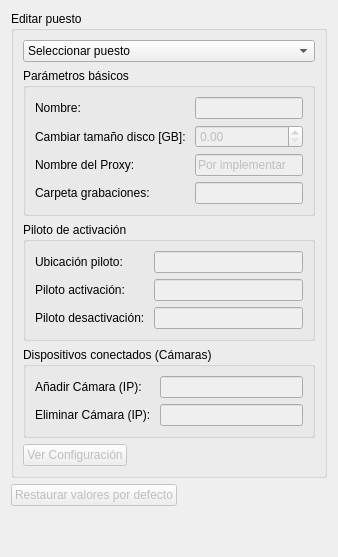
      <widget class="QWidget" name="grabadorWidget">
       <layout class="QVBoxLayout" name="verticalLayout_10">
        <item>
         <widget class="QGroupBox" name="groupBox_grabador_1">
          <property name="title">
           <string>Editar puesto</string>
          </property>
          <layout class="QVBoxLayout" name="verticalLayout_13">
           <item>
            <widget class="QComboBox" name="comboBox_grabador">
             <item>
              <property name="text">
               <string>Seleccionar puesto</string>
              </property>
             </item>
            </widget>
           </item>
           <item>
            <widget class="QGroupBox" name="groupBox_grabador_2">
             <property name="enabled">
              <bool>true</bool>
             </property>
             <property name="title">
              <string>Parámetros básicos</string>
             </property>
             <layout class="QVBoxLayout" name="verticalLayout_8">
              <item>
               <layout class="QGridLayout" name="gridLayout_3">
                <item row="1" column="0">
                 <widget class="QLabel" name="label_13">
                  <property name="enabled">
                   <bool>true</bool>
                  </property>
                  <property name="text">
                   <string>Cambiar tamaño disco [GB]: </string>
                  </property>
                 </widget>
                </item>
                <item row="3" column="1">
                 <widget class="QLineEdit" name="lineEdit_grabador_3">
                  <property name="enabled">
                   <bool>false</bool>
                  </property>
                  <property name="text">
                   <string/>
                  </property>
                 </widget>
                </item>
                <item row="0" column="0">
                 <widget class="QLabel" name="label_10">
                  <property name="enabled">
                   <bool>true</bool>
                  </property>
                  <property name="text">
                   <string>Nombre: </string>
                  </property>
                 </widget>
                </item>
                <item row="0" column="1">
                 <widget class="QLineEdit" name="lineEdit_grabador_1">
                  <property name="enabled">
                   <bool>false</bool>
                  </property>
                 </widget>
                </item>
                <item row="1" column="1">
                 <widget class="QDoubleSpinBox" name="doubleSpinBox_grabador_1">
                  <property name="enabled">
                   <bool>false</bool>
                  </property>
                  <property name="singleStep">
                   <double>0.100000000000000</double>
                  </property>
                 </widget>
                </item>
                <item row="3" column="0">
                 <widget class="QLabel" name="label_11">
                  <property name="enabled">
                   <bool>true</bool>
                  </property>
                  <property name="sizePolicy">
                   <sizepolicy hsizetype="Minimum" vsizetype="Minimum">
                    <horstretch>0</horstretch>
                    <verstretch>0</verstretch>
                   </sizepolicy>
                  </property>
                  <property name="text">
                   <string>Carpeta grabaciones:</string>
                  </property>
                 </widget>
                </item>
                <item row="2" column="0">
                 <widget class="QLabel" name="label_12">
                  <property name="enabled">
                   <bool>true</bool>
                  </property>
                  <property name="text">
                   <string>Nombre del Proxy:</string>
                  </property>
                 </widget>
                </item>
                <item row="2" column="1">
                 <widget class="QLineEdit" name="lineEdit_grabador_2">
                  <property name="enabled">
                   <bool>false</bool>
                  </property>
                  <property name="text">
                   <string>Por implementar</string>
                  </property>
                 </widget>
                </item>
               </layout>
              </item>
             </layout>
            </widget>
           </item>
           <item>
            <widget class="QGroupBox" name="groupBox_grabador_3">
             <property name="enabled">
              <bool>true</bool>
             </property>
             <property name="title">
              <string>Piloto de activación</string>
             </property>
             <layout class="QVBoxLayout" name="verticalLayout_9">
              <item>
               <layout class="QGridLayout" name="gridLayout_4">
                <item row="0" column="0">
                 <widget class="QLabel" name="label_31">
                  <property name="enabled">
                   <bool>true</bool>
                  </property>
                  <property name="sizePolicy">
                   <sizepolicy hsizetype="Minimum" vsizetype="Minimum">
                    <horstretch>0</horstretch>
                    <verstretch>0</verstretch>
                   </sizepolicy>
                  </property>
                  <property name="text">
                   <string>Ubicación piloto:</string>
                  </property>
                 </widget>
                </item>
                <item row="0" column="1">
                 <widget class="QLineEdit" name="lineEdit_grabador_4">
                  <property name="enabled">
                   <bool>false</bool>
                  </property>
                  <property name="text">
                   <string/>
                  </property>
                 </widget>
                </item>
                <item row="1" column="0">
                 <widget class="QLabel" name="label_14">
                  <property name="enabled">
                   <bool>true</bool>
                  </property>
                  <property name="sizePolicy">
                   <sizepolicy hsizetype="Minimum" vsizetype="Minimum">
                    <horstretch>0</horstretch>
                    <verstretch>0</verstretch>
                   </sizepolicy>
                  </property>
                  <property name="text">
                   <string>Piloto activación: </string>
                  </property>
                 </widget>
                </item>
                <item row="1" column="1">
                 <widget class="QLineEdit" name="lineEdit_grabador_7">
                  <property name="enabled">
                   <bool>false</bool>
                  </property>
                  <property name="text">
                   <string/>
                  </property>
                 </widget>
                </item>
                <item row="2" column="0">
                 <widget class="QLabel" name="label_15">
                  <property name="enabled">
                   <bool>true</bool>
                  </property>
                  <property name="sizePolicy">
                   <sizepolicy hsizetype="Minimum" vsizetype="Minimum">
                    <horstretch>0</horstretch>
                    <verstretch>0</verstretch>
                   </sizepolicy>
                  </property>
                  <property name="text">
                   <string>Piloto desactivación: </string>
                  </property>
                 </widget>
                </item>
                <item row="2" column="1">
                 <widget class="QLineEdit" name="lineEdit_grabador_8">
                  <property name="enabled">
                   <bool>false</bool>
                  </property>
                  <property name="text">
                   <string/>
                  </property>
                 </widget>
                </item>
               </layout>
              </item>
             </layout>
            </widget>
           </item>
           <item>
            <widget class="QGroupBox" name="groupBox_grabador_4">
             <property name="enabled">
              <bool>true</bool>
             </property>
             <property name="title">
              <string>Dispositivos conectados (Cámaras)</string>
             </property>
             <layout class="QVBoxLayout" name="verticalLayout_12">
              <item>
               <layout class="QGridLayout" name="gridLayout_5">
                <item row="0" column="0">
                 <widget class="QLabel" name="label_16">
                  <property name="enabled">
                   <bool>true</bool>
                  </property>
                  <property name="sizePolicy">
                   <sizepolicy hsizetype="Minimum" vsizetype="Minimum">
                    <horstretch>0</horstretch>
                    <verstretch>0</verstretch>
                   </sizepolicy>
                  </property>
                  <property name="text">
                   <string>Añadir Cámara (IP): </string>
                  </property>
                 </widget>
                </item>
                <item row="0" column="1">
                 <widget class="QLineEdit" name="lineEdit_grabador_5">
                  <property name="enabled">
                   <bool>false</bool>
                  </property>
                  <property name="text">
                   <string/>
                  </property>
                 </widget>
                </item>
                <item row="1" column="0">
                 <widget class="QLabel" name="label_17">
                  <property name="enabled">
                   <bool>true</bool>
                  </property>
                  <property name="sizePolicy">
                   <sizepolicy hsizetype="Minimum" vsizetype="Minimum">
                    <horstretch>0</horstretch>
                    <verstretch>0</verstretch>
                   </sizepolicy>
                  </property>
                  <property name="text">
                   <string>Eliminar Cámara (IP): </string>
                  </property>
                 </widget>
                </item>
                <item row="1" column="1">
                 <widget class="QLineEdit" name="lineEdit_grabador_6">
                  <property name="enabled">
                   <bool>false</bool>
                  </property>
                  <property name="text">
                   <string/>
                  </property>
                 </widget>
                </item>
               </layout>
              </item>
             </layout>
            </widget>
           </item>
           <item>
            <layout class="QHBoxLayout" name="horizontalLayout_6">
             <item>
              <widget class="QPushButton" name="pushButton_grabador">
               <property name="enabled">
                <bool>false</bool>
               </property>
               <property name="sizePolicy">
                <sizepolicy hsizetype="Fixed" vsizetype="Fixed">
                 <horstretch>0</horstretch>
                 <verstretch>0</verstretch>
                </sizepolicy>
               </property>
               <property name="text">
                <string>Ver Configuración</string>
               </property>
              </widget>
             </item>
             <item>
              <spacer name="horizontalSpacer_6">
               <property name="orientation">
                <enum>Qt::Horizontal</enum>
               </property>
               <property name="sizeHint" stdset="0">
                <size>
                 <width>40</width>
                 <height>20</height>
                </size>
               </property>
              </spacer>
             </item>
            </layout>
           </item>
          </layout>
         </widget>
        </item>
        <item>
         <widget class="QPushButton" name="pushButton_grabador_2">
          <property name="enabled">
           <bool>false</bool>
          </property>
          <property name="sizePolicy">
           <sizepolicy hsizetype="Fixed" vsizetype="Fixed">
            <horstretch>0</horstretch>
            <verstretch>0</verstretch>
           </sizepolicy>
          </property>
          <property name="text">
           <string>Restaurar valores por defecto</string>
          </property>
         </widget>
        </item>
        <item>
         <spacer name="verticalSpacer_4">
          <property name="orientation">
           <enum>Qt::Vertical</enum>
          </property>
          <property name="sizeHint" stdset="0">
           <size>
            <width>20</width>
            <height>40</height>
           </size>
          </property>
         </spacer>
        </item>
       </layout>
      </widget>
